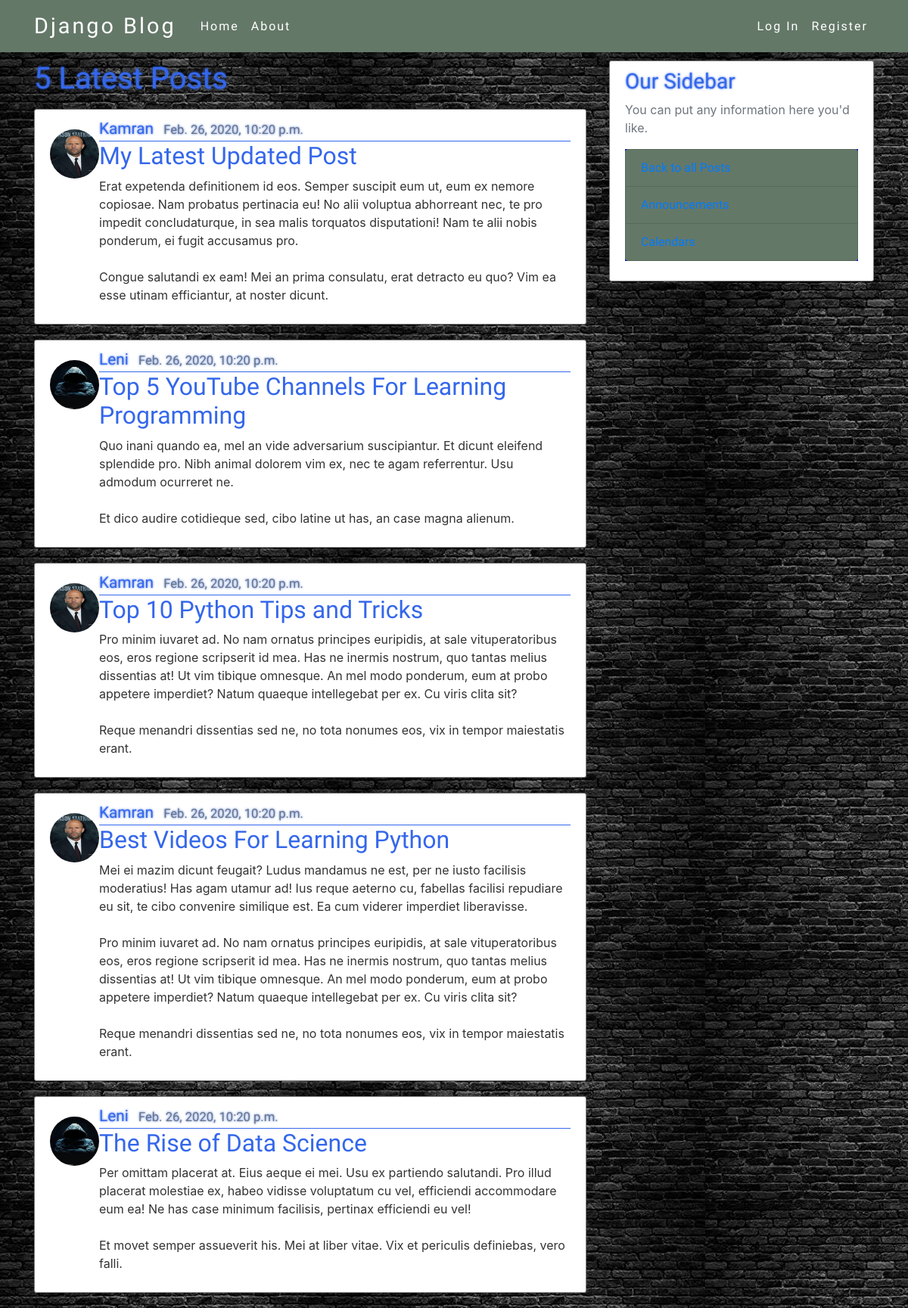
The page /latest/ on the database its author committed.
### blog/models.py (models this page shows, shortened)
class Post(models.Model):
	title = models.CharField(max_length = 100)
	content = models.TextField()
	date_posted = models.DateTimeField(default = timezone.now)
	author = models.ForeignKey(User, on_delete = models.CASCADE)

### users/models.py (models this page shows, shortened)
class Profile(models.Model):
	user = models.OneToOneField(User,on_delete = models.CASCADE)
	image = models.ImageField(default = 'default.jpg', upload_to = 'profile_pics')

### blog/views.py (the view)
# urls.py: path('latest/',PostLatestListView.as_view(),name = 'latest-post'),
class PostLatestListView(ListView):
	model = Post
	template_name = 'blog/latest.html'
	context_object_name = 'posts'
	ordering = ['-date_posted']
	def get_queryset(self):
		return Post.objects.order_by('-date_posted')[:5]

### blog/templates/blog/latest.html
{%extends 'blog/home.html' %}
  {% block content2 %} <h1 class= "mb-3"> 5 Latest Posts </h1> {%endblock content2%}
  {% block sidebar %}
  	<div class="col-md-4">
	      <div class="content-section">
	        <h3>Our Sidebar</h3>
	        <p class='text-muted'>You can put any information here you'd like.
	          <ul class="list-group">
	            <li class="list-group-item list-group-item-light"><a href=" {% url 'blog-home'%}">Back to all Posts </a> </li>
	            <li class="list-group-item list-group-item-light"><a href="#">Announcements</a></li>
	            <li class="list-group-item list-group-item-light"><a href="#">Calendars</a></li>
	          </ul>
	        </p>
	      </div>
	    </div>
  {% endblock sidebar %}

### blog/templates/blog/home.html (shortened to what this page needs)
{% extends 'blog/base.html' %}
	{% block content %}
		{% for post in posts %}
			<article class="media content-section">
			<a class="article-title" href="#"><img class = "rounded-circle article-img" src="{{post.author.profile.image.url}}"> </a>
			  <div class="media-body">
			    <div class="article-metadata">
			      <a class="mr-2 kamran" href="{%url 'user-post' post.author.username%}">{{ post.author }}</a>
			      <small class="text-muted">{{ post.date_posted }}</small>
			    </div>
			    <h2><a class="article-title" href="{%url 'post-detail' post.id %}">{{ post.title }}</a></h2>
			    <p class="article-content">{{ post.content }}</p>
			  </div>
			</article>
		{%endfor%}
	{%endblock content%}

### blog/static/blog/main.css (style rules this page uses)
* { margin:0; padding:0; }
body { background-image: url('images/B.jpg'); color: #333333; margin-top: 5rem; }
h1, h2, h3, h4, h5, h6 { color: rgb(100,120,104); }
h1,h3 { font-family: 'Oxanium'; color:#3467eb; text-shadow: 0 0 3px #3467eb; }
ul { color:white; background-color: blue; }
.content-section { background: #ffffff; padding: 10px 20px; border: 1px solid grey; border-radius: 3px; margin-bottom: 20px; }
.article-title { color: #444444; margin-top: 1rem; margin-bottom: 1rem; }
.article-content { white-space: pre-line; }
.article-img { height: 65px; width: 65px ; margin-right: 16px #3467eb; }
.article-metadata { padding-bottom: 1px #3467eb; margin-bottom: 4px #3467eb; border-bottom: 1px solid #3467eb; font-family:'Oxanium'; font-weight: 300; font-size: 1.3rem; color:#3467eb; text-shadow: 0 0 3px #3467eb; }
.list-group-item { color:white; background-color: rgb(100,120,104); font-family:'Oxanium'; font-weight: 300; text-decoration-style: dotted; }
.article-title { font-family:'Oxanium'; font-weight: 300; color:#3467eb; }
.kamran { font-family:'Oxanium'; font-weight: 300; font-size: 1.3rem; color:#3467eb; text-shadow: 0 0 3px #3467eb; }

### rows shown on the page
Post: author.profile.image (placeholder picture), author "Kamran", date_posted "Feb. 26, 2020, 10:20 p.m.", title "My Latest Updated Post", content "Erat expetenda definitionem id eos. Semper suscipit eum ut, eum ex nemore copiosae. Nam probatus pertinacia eu! No alii voluptua abhorreant nec, te pro impedit concludaturque, in sea malis torquatos disputationi! Nam te alii nobis ponderum, ei fugit accusamus pro. Congue salutandi ex eam! Mei an prima consulatu, erat detracto eu quo? Vim ea esse utinam efficiantur, at noster dicunt."
Post: author.profile.image (placeholder picture), author "Leni", date_posted "Feb. 26, 2020, 10:20 p.m.", title "Top 5 YouTube Channels For Learning Programming", content "Quo inani quando ea, mel an vide adversarium suscipiantur. Et dicunt eleifend splendide pro. Nibh animal dolorem vim ex, nec te agam referrentur. Usu admodum ocurreret ne. Et dico audire cotidieque sed, cibo latine ut has, an case magna alienum."
Post: author.profile.image (placeholder picture), author "Kamran", date_posted "Feb. 26, 2020, 10:20 p.m.", title "Top 10 Python Tips and Tricks", content "Pro minim iuvaret ad. No nam ornatus principes euripidis, at sale vituperatoribus eos, eros regione scripserit id mea. Has ne inermis nostrum, quo tantas melius dissentias at! Ut vim tibique omnesque. An mel modo ponderum, eum at probo appetere imperdiet? Natum quaeque intellegebat per ex. Cu viris clita sit? Reque menandri dissentias sed ne, no tota nonumes eos, vix in tempor maiestatis erant."
Post: author.profile.image (placeholder picture), author "Kamran", date_posted "Feb. 26, 2020, 10:20 p.m.", title "Best Videos For Learning Python", content "Mei ei mazim dicunt feugait? Ludus mandamus ne est, per ne iusto facilisis moderatius! Has agam utamur ad! Ius reque aeterno cu, fabellas facilisi repudiare eu sit, te cibo convenire similique est. Ea cum viderer imperdiet liberavisse. Pro minim iuvaret ad. No nam ornatus principes euripidis, at sale vituperatoribus eos, eros regione scripserit id mea. Has ne inermis nostrum, quo tantas melius dissentias at! Ut vim tibique omnesque. An mel modo ponderum, eum at probo appetere imperdiet? Natum quaeque intellegebat per ex. Cu viris clita sit? Reque menandri dissentias sed ne, no tota nonumes eos, vix in tempor maiestatis erant."
Post: author.profile.image (placeholder picture), author "Leni", date_posted "Feb. 26, 2020, 10:20 p.m.", title "The Rise of Data Science", content "Per omittam placerat at. Eius aeque ei mei. Usu ex partiendo salutandi. Pro illud placerat molestiae ex, habeo vidisse voluptatum cu vel, efficiendi accommodare eum ea! Ne has case minimum facilisis, pertinax efficiendi eu vel! Et movet semper assueverit his. Mei at liber vitae. Vix et periculis definiebas, vero falli."
